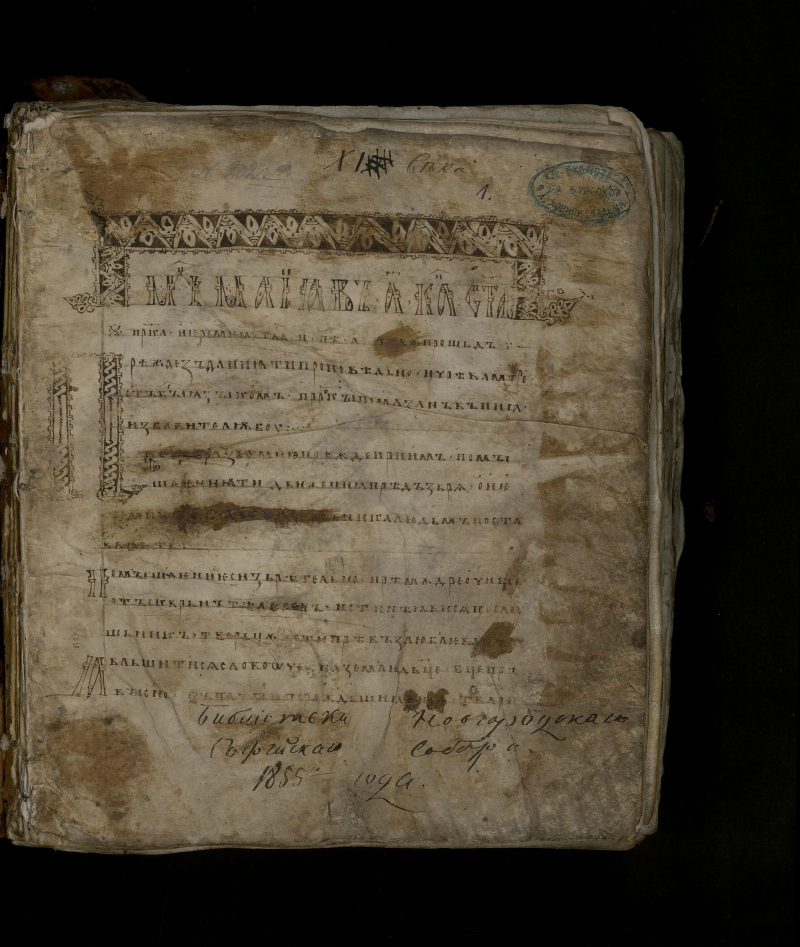
#> input picture input_zhest/03.png, 1600 x 1893 px, given in place of 01.png, which was not available (shown at 1/2 size)
$ python main.py
#> lines starting #> are read from the running program, lines starting #| are printed output that depends on the picture; pictures that were not available may be replaced by others from this repository, and a replacement may not be noted
### oavi_tools.py
from __future__ import annotations

import csv
import math
import shutil
import wave
from pathlib import Path

import numpy as np
from PIL import Image, ImageDraw, ImageFont, ImageOps


ALPHABET_VARIANT_4 = "АБВГДЕЖЅЗИIКЛМНОПРСТѸФХЦЧШЩЪЫЬѢЮѴѮѰѠѲѦѪ"
ROMANTIC_PHRASE = "ЛЮБОВЬ"

FONT_CANDIDATES = [
    Path(r"C:\Windows\Fonts\times.ttf"),
    Path(r"C:\Windows\Fonts\arial.ttf"),
    Path(r"C:\Windows\Fonts\seguisym.ttf"),
    Path(r"C:\Windows\Fonts\calibri.ttf"),
]


def reset_dir(path: Path) -> None:
    if path.exists():
        shutil.rmtree(path)
    path.mkdir(parents=True, exist_ok=True)


# [51 lines left out: functions font_path, load_font, crop_white, render_symbol, render_text, not called in this run]


def binarize(img: Image.Image, threshold: int = 180) -> np.ndarray:
    return (np.array(img.convert("L")) < threshold).astype(np.uint8)


def profiles(img: Image.Image) -> tuple[np.ndarray, np.ndarray]:
    b = binarize(img)
    return b.sum(axis=0), b.sum(axis=1)


# [60 lines left out: functions extract_features, classifier_vector, not called in this run]


def similarity(distance: float) -> float:
    return 1.0 / (1.0 + distance)


def resize_for_match(img: Image.Image, size: tuple[int, int] = (48, 48)) -> Image.Image:
    return ImageOps.pad(img.convert("L"), size, color=255, method=Image.Resampling.LANCZOS)


# [57 lines left out: functions segment_symbols, draw_boxes, save_profile_plot, not called in this run]


def write_csv(path: Path, rows: list[dict[str, object]], delimiter: str = ";") -> None:
    path.parent.mkdir(parents=True, exist_ok=True)
    if not rows:
        return
    with path.open("w", encoding="utf-8-sig", newline="") as f:
        writer = csv.DictWriter(f, fieldnames=list(rows[0].keys()), delimiter=delimiter)
        writer.writeheader()
        writer.writerows(rows)


def save_histogram(before: np.ndarray, after: np.ndarray, path: Path) -> None:
    import matplotlib

    matplotlib.use("Agg")
    import matplotlib.pyplot as plt

    fig, ax = plt.subplots(figsize=(7, 3), dpi=120)
    ax.hist(before.ravel(), bins=64, range=(0, 255), alpha=0.55, label="original")
    ax.hist(after.ravel(), bins=64, range=(0, 255), alpha=0.55, label="contrast")
    ax.set_xlabel("L")
    ax.set_ylabel("count")
    ax.legend()
    ax.grid(alpha=0.2)
    fig.tight_layout()
    fig.savefig(path)
    plt.close(fig)


def linear_contrast(gray: np.ndarray) -> np.ndarray:
    arr = gray.astype(np.float32)
    lo, hi = np.percentile(arr, [2, 98])
    if hi <= lo:
        return gray.astype(np.uint8)
    out = (arr - lo) * 255.0 / (hi - lo)
    return np.clip(out, 0, 255).astype(np.uint8)


def ngtdm_matrix(gray: np.ndarray, d: int = 1, levels: int = 16) -> tuple[np.ndarray, dict[str, float]]:
    q = np.clip((gray.astype(np.float32) * levels / 256).astype(np.int32), 0, levels - 1)
    h, w = q.shape
    s = np.zeros(levels, dtype=np.float64)
    n = np.zeros(levels, dtype=np.float64)
    for y in range(d, h - d):
        for x in range(d, w - d):
            center = q[y, x]
            neigh = q[y - d : y + d + 1, x - d : x + d + 1].astype(np.float64)
            avg = (neigh.sum() - center) / (neigh.size - 1)
            s[center] += abs(center - avg)
            n[center] += 1
    total = n.sum()
    p = n / total if total else n
    active = np.where(n > 0)[0]
    eps = 1e-12

    if len(active) <= 1:
        cos = con = bus = 0.0
    else:
        denom = 0.0
        for i in active:
            for j in active:
                denom += p[i] * p[j] * (i - j) ** 2
        cos = float(1.0 / (eps + np.sum(p[active] * s[active])))
        con = float(denom * np.sum(s[active]) / (total + eps))
        bus = float(np.sum(p[active] * s[active]) / (eps + np.sum(p[active] ** 2)))
    return np.vstack([n, s]), {"COS": cos, "CON": con, "BUS": bus}


def save_matrix_image(matrix: np.ndarray, path: Path) -> None:
    arr = np.log1p(matrix.astype(np.float64))
    arr = arr / arr.max() * 255 if arr.max() else arr
    Image.fromarray(arr.astype(np.uint8)).resize((480, 80), Image.Resampling.NEAREST).save(path)


def synthetic_texture(size: int = 256) -> Image.Image:
    y, x = np.indices((size, size))
    base = 120 + 55 * np.sin(x / 8) + 35 * np.cos(y / 13)
    checks = ((x // 24 + y // 24) % 2) * 35
    noise = np.random.default_rng(4).normal(0, 12, (size, size))
    arr = np.clip(base + checks + noise, 0, 255).astype(np.uint8)
    rgb = np.dstack([arr, np.roll(arr, 9, axis=1), np.roll(arr, 15, axis=0)])
    return Image.fromarray(rgb, "RGB")


# [63 lines left out: functions save_wav, read_wav, stft, save_spectrogram, synth_plucked_string, not called in this run]


def moving_average(signal: np.ndarray, radius: int = 5) -> np.ndarray:
    kernel = np.ones(radius * 2 + 1) / (radius * 2 + 1)
    return np.convolve(signal, kernel, mode="same")


# [31 lines left out: functions synth_vowel, dominant_frequency_range, strongest_formants, not called in this run]

### lab8/main.py
from pathlib import Path
import sys

import numpy as np
from PIL import Image

sys.path.append(str(Path(__file__).resolve().parent.parent))

from oavi_tools import (
    linear_contrast,
    ngtdm_matrix,
    reset_dir,
    save_histogram,
    save_matrix_image,
    synthetic_texture,
    write_csv,
)


def process_image(name: str, image: Image.Image, output_dir: Path) -> dict[str, object]:
    image_dir = output_dir / name
    image_dir.mkdir(parents=True, exist_ok=True)
    image.save(image_dir / "original.png")
    gray = np.array(image.convert("L"))
    Image.fromarray(gray).save(image_dir / "gray.png")
    contrasted = linear_contrast(gray)
    Image.fromarray(contrasted).save(image_dir / "gray_contrast_linear.png")
    save_histogram(gray, contrasted, image_dir / "histograms.png")

    matrix_before, features_before = ngtdm_matrix(gray, d=1)
    matrix_after, features_after = ngtdm_matrix(contrasted, d=1)
    save_matrix_image(matrix_before, image_dir / "ngtdm_original.png")
    save_matrix_image(matrix_after, image_dir / "ngtdm_contrast.png")

    row = {"image": name}
    for key, value in features_before.items():
        row[f"{key}_original"] = f"{value:.6f}"
    for key, value in features_after.items():
        row[f"{key}_contrast"] = f"{value:.6f}"
    return row


def main() -> None:
    base = Path(__file__).resolve().parent
    output_dir = base / "output"
    reset_dir(output_dir)

    images = {
        "synthetic_texture": synthetic_texture(),
        "document_01": Image.open(base.parent / "input_zhest" / "01.png").convert("RGB").resize((360, 260)),
    }
    rows = [process_image(name, image, output_dir) for name, image in images.items()]
#> in process_image, `gray = np.array(image.convert("L"))`:
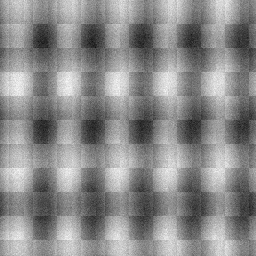
#> gray: shape (256, 256); min 15, max 249, mean 138.5
#> in linear_contrast, `lo, hi = np.percentile(arr, [2, 98])`: lo = 55; hi = 220
#> in save_histogram, `fig.savefig(path)`:
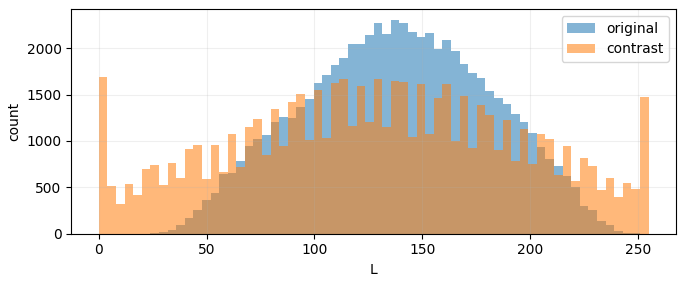
#> figure drawn by matplotlib, 1 panel; tallest bar 2308 high, from x = 135.5 to 139.5; tallest bar 1693 high, from x = 0 to 3.98
#> after the loop in ngtdm_matrix, `for y in range(d, h - d):`: n = [1, 27, 559, 2108, 3784, 5021, 6514, 7998, 8813, 8311, 7491, 5993, 4443, 2624, 785, 44]; s = [3.12, 40.25, 418, 1131.1, 1881.1, 2663, 3394.2, 4117.8, 4415.1, 4270.8, 3876.4, 3150.6, 2226.2, 1351.5, 546.1, 58.12]
#> in ngtdm_matrix, `total = n.sum()`: total = 64516
#> in ngtdm_matrix, `p = n / total if total else n`: p = [1.55e-05, 0.000419, 0.00866, 0.0327, 0.0587, 0.0778, 0.101, 0.124, 0.137, 0.129, 0.116, 0.0929, 0.0689, 0.0407, 0.0122, 0.000682]
#> in ngtdm_matrix, `active = np.where(n > 0)[0]`: active = [0, 1, 2, 3, 4, 5, 6, 7, 8, 9, 10, 11, 12, 13, 14, 15]
#> the loop in ngtdm_matrix, `for i in active:` made 16 passes
#> after the loop in ngtdm_matrix, `for i in active:`: denom = 14.61
#> in ngtdm_matrix, `cos = float(1.0 / (eps + np.sum(p[active] * s[active])))`: cos = 0.000301
#> in ngtdm_matrix, `con = float(denom * np.sum(s[active]) / (total + eps))`: con = 7.59
#> in ngtdm_matrix, `bus = float(np.sum(p[active] * s[active]) / (eps + np.sum(p[active] **..`: bus = 33186
#> in process_image, `matrix_before, features_before = ngtdm_matrix(gray, d=1)`: features_before = {'COS': 0.000301, 'CON': 7.59, 'BUS': 33186}
#> the loop in ngtdm_matrix (call 2), `for i in active:` made 16 passes
#> in process_image, `matrix_after, features_after = ngtdm_matrix(contrasted, d=1)`: features_after = {'COS': 0.000318, 'CON': 23.61, 'BUS': 46626.2}
#> in save_matrix_image (call 2), `Image.fromarray(arr.astype(np.uint8)).resize((480, 80), Image.Resampli..`:
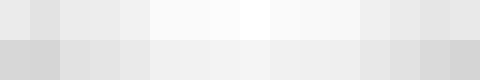
#> saved as ngtdm_contrast.png: PIL image 480x80 L; min 213, max 255, mean 236.5
#> the loop in process_image, `for key, value in features_before.items():` made 3 passes
#> (key, value) on passes 1 to 3: ('COS', 0.000301), ('CON', 7.59), ('BUS', 33186)
#> after the loop in process_image, `for key, value in features_before.items():`: row = {'image': 'synthetic_texture', 'COS_original': '0.000301', 'CON_original': '7.593565', 'BUS_original': '33186.010780'}
#> the loop in process_image, `for key, value in features_after.items():` made 3 passes
#> (key, value) on passes 1 to 3: ('COS', 0.000318), ('CON', 23.61), ('BUS', 46626.2)
#> after the loop in process_image, `for key, value in features_after.items():`: row = {'image': 'synthetic_texture', 'COS_original': '0.000301', 'CON_original': '7.593565', 'BUS_original': '33186.010780', 'COS_contrast': '0.000318', 'CON_contrast': '23.612722', 'BUS_contrast': '46626.186043'}
#> call 2 of process_image, with name = 'document_01'
#> in process_image (call 2), `gray = np.array(image.convert("L"))`:
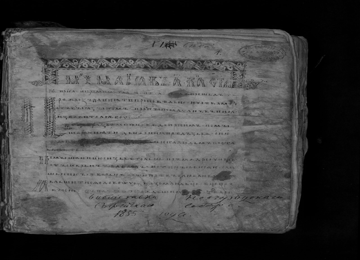
#> gray: shape (260, 360); min 0, max 156, mean 69.3
#> in save_histogram (call 2), `fig.savefig(path)`:
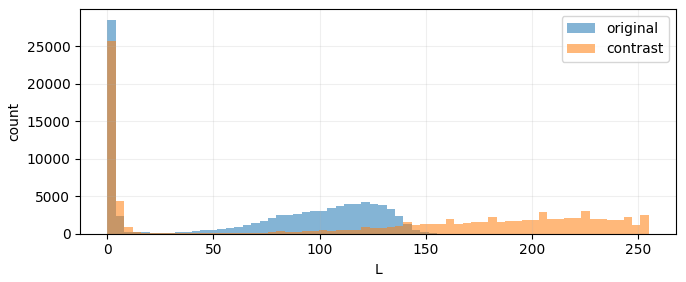
#> figure drawn by matplotlib, 1 panel; tallest bar 28545 high, from x = 0 to 3.98; tallest bar 25710 high, from x = 0 to 3.98
#> in process_image (call 2), `matrix_before, features_before = ngtdm_matrix(gray, d=1)`: features_before = {'COS': 0.000293, 'CON': 5.95, 'BUS': 17947.6}
#> in process_image (call 2), `matrix_after, features_after = ngtdm_matrix(contrasted, d=1)`: features_after = {'COS': 0.000296, 'CON': 33.54, 'BUS': 21985.6}
#> in save_matrix_image (call 3), `Image.fromarray(arr.astype(np.uint8)).resize((480, 80), Image.Resampli..`:
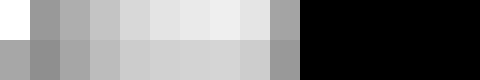
#> saved as ngtdm_original.png: PIL image 480x80 L; min 0, max 255, mean 123.3
#> in save_matrix_image (call 4), `Image.fromarray(arr.astype(np.uint8)).resize((480, 80), Image.Resampli..`:
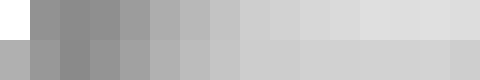
#> saved as ngtdm_contrast.png: PIL image 480x80 L; min 138, max 255, mean 191.6
#> the loop in process_image (call 2), `for key, value in features_before.items():` made 3 passes
#> (key, value) on passes 1 to 3: ('COS', 0.000293), ('CON', 5.95), ('BUS', 17947.6)
#> after the loop in process_image (call 2), `for key, value in features_before.items():`: row = {'image': 'document_01', 'COS_original': '0.000293', 'CON_original': '5.952963', 'BUS_original': '17947.573071'}
#> the loop in process_image (call 2), `for key, value in features_after.items():` made 3 passes
#> (key, value) on passes 1 to 3: ('COS', 0.000296), ('CON', 33.54), ('BUS', 21985.6)
#> after the loop in process_image (call 2), `for key, value in features_after.items():`: row = {'image': 'document_01', 'COS_original': '0.000293', 'CON_original': '5.952963', 'BUS_original': '17947.573071', 'COS_contrast': '0.000296', 'CON_contrast': '33.537873', 'BUS_contrast': '21985.581461'}
#> rows = 2 items
    write_csv(output_dir / "ngtdm_features.csv", rows)
    print("Lab8: NGTDM d=1, COS/CON/BUS, linear contrast")


if __name__ == "__main__":
    main()

$ run again, on input_zhest/04.png
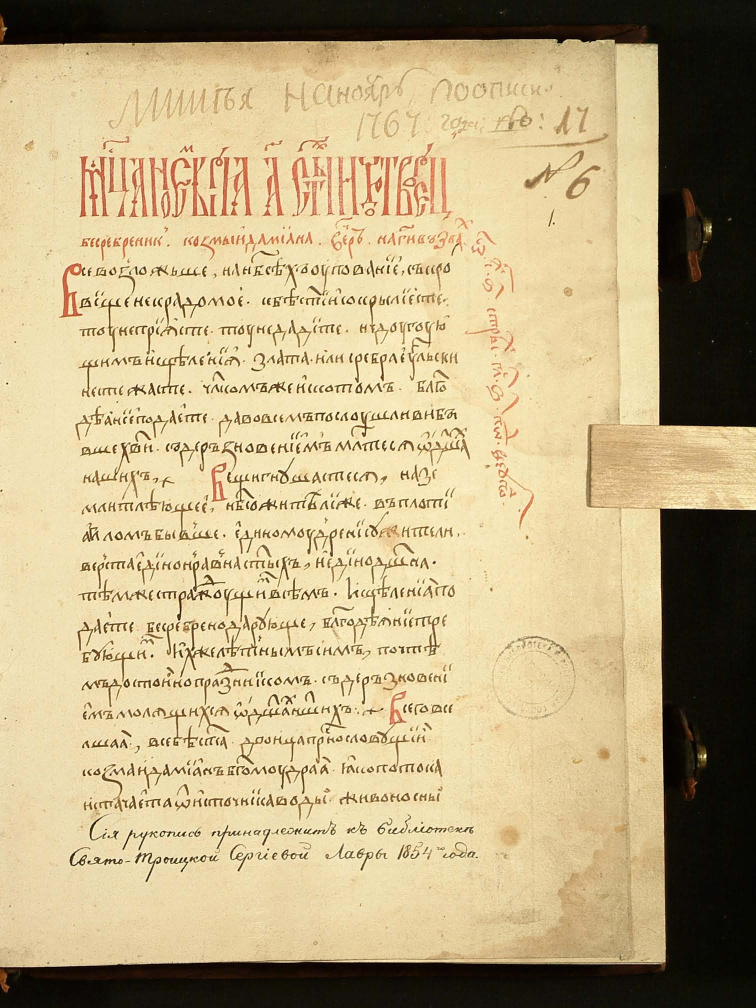
#> input picture input_zhest/04.png, 1512 x 2016 px, given in place of 01.png, which was not available (shown at 1/2 size)
#> lo = 55; hi = 220
#> after the loop in ngtdm_matrix, `for y in range(d, h - d):`: n = [1, 27, 559, 2108, 3784, 5021, 6514, 7998, 8813, 8311, 7491, 5993, 4443, 2624, 785, 44]; s = [3.12, 40.25, 418, 1131.1, 1881.1, 2663, 3394.2, 4117.8, 4415.1, 4270.8, 3876.4, 3150.6, 2226.2, 1351.5, 546.1, 58.12]
#> total = 64516
#> p = [1.55e-05, 0.000419, 0.00866, 0.0327, 0.0587, 0.0778, 0.101, 0.124, 0.137, 0.129, 0.116, 0.0929, 0.0689, 0.0407, 0.0122, 0.000682]
#> active = [0, 1, 2, 3, 4, 5, 6, 7, 8, 9, 10, 11, 12, 13, 14, 15]
#> the loop in ngtdm_matrix, `for i in active:` made 16 passes
#> after the loop in ngtdm_matrix, `for i in active:`: denom = 14.61
#> cos = 0.000301
#> con = 7.59
#> bus = 33186
#> features_before = {'COS': 0.000301, 'CON': 7.59, 'BUS': 33186}
#> the loop in ngtdm_matrix (call 2), `for i in active:` made 16 passes
#> features_after = {'COS': 0.000318, 'CON': 23.61, 'BUS': 46626.2}
#> the loop in process_image, `for key, value in features_before.items():` made 3 passes
#> (key, value) on passes 1 to 3: ('COS', 0.000301), ('CON', 7.59), ('BUS', 33186)
#> after the loop in process_image, `for key, value in features_before.items():`: row = {'image': 'synthetic_texture', 'COS_original': '0.000301', 'CON_original': '7.593565', 'BUS_original': '33186.010780'}
#> the loop in process_image, `for key, value in features_after.items():` made 3 passes
#> (key, value) on passes 1 to 3: ('COS', 0.000318), ('CON', 23.61), ('BUS', 46626.2)
#> after the loop in process_image, `for key, value in features_after.items():`: row = {'image': 'synthetic_texture', 'COS_original': '0.000301', 'CON_original': '7.593565', 'BUS_original': '33186.010780', 'COS_contrast': '0.000318', 'CON_contrast': '23.612722', 'BUS_contrast': '46626.186043'}
#> gray: shape (260, 360)
#> arr: shape (260, 360) float32
#> out: shape (260, 360) float32
#> in save_histogram (call 2), `fig.savefig(path)`:
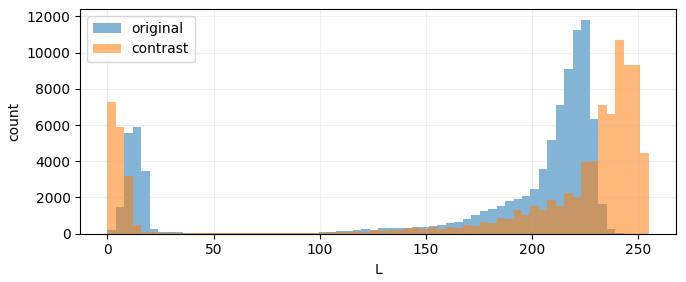
#> figure drawn by matplotlib, 1 panel; tallest bar 11815 high, from x = 223.1 to 227.1; tallest bar 10668 high, from x = 239.1 to 243
#> q: shape (260, 360) int32
#> in save_matrix_image (call 4), `Image.fromarray(arr.astype(np.uint8)).resize((480, 80), Image.Resampli..`:
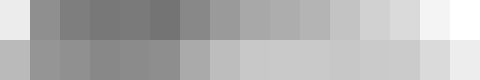
#> saved as ngtdm_contrast.png: PIL image 480x80 L; min 116, max 255, mean 178.5
#> the loop in process_image (call 2), `for key, value in features_before.items():` made 3 passes
#> (key, value) on passes 1 to 3: ('COS', 0.000133), ('CON', 27.07), ('BUS', 36128.7)
#> the loop in process_image (call 2), `for key, value in features_after.items():` made 3 passes
#> (key, value) on passes 1 to 3: ('COS', 0.00011), ('CON', 35.22), ('BUS', 39722.9)
#> rows = 2 items
